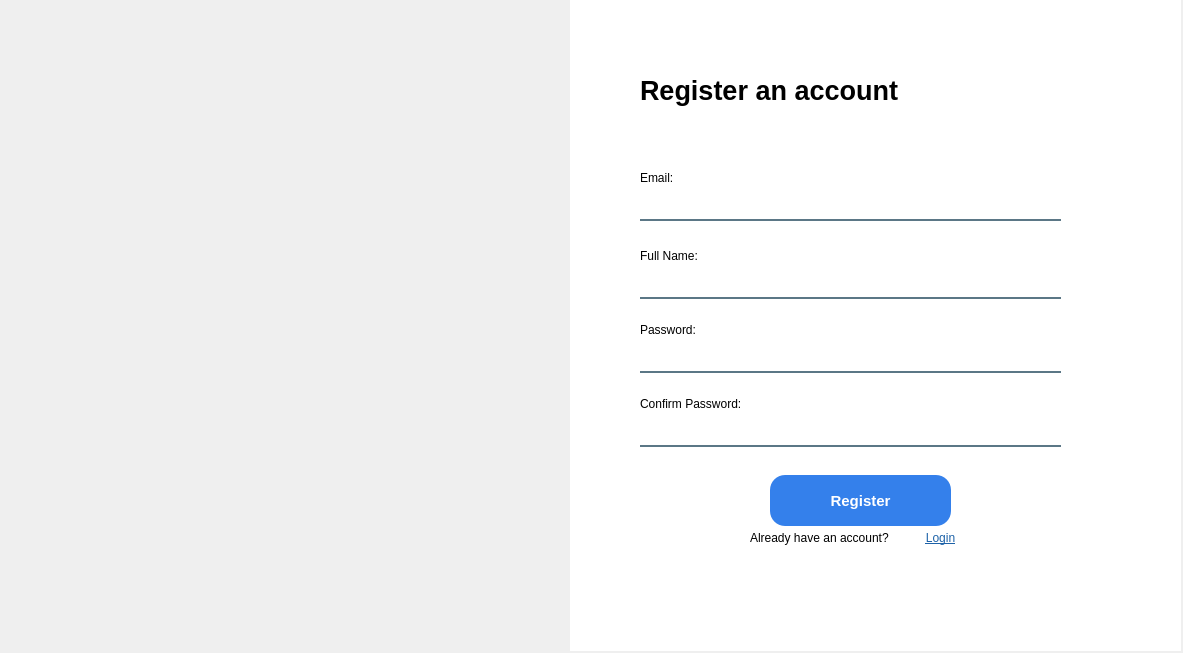
<?xml version="1.0" encoding="UTF-8"?>
<ui version="4.0">
 <class>MainWindow</class>
 <widget class="QMainWindow" name="MainWindow">
  <property name="geometry">
   <rect>
    <x>0</x>
    <y>0</y>
    <width>1183</width>
    <height>653</height>
   </rect>
  </property>
  <property name="windowTitle">
   <string>MainWindow</string>
  </property>
  <widget class="QWidget" name="centralwidget">
   <widget class="QLabel" name="label_2">
    <property name="geometry">
     <rect>
      <x>640</x>
      <y>60</y>
      <width>431</width>
      <height>61</height>
     </rect>
    </property>
    <property name="font">
     <font>
      <pointsize>20</pointsize>
      <weight>75</weight>
      <bold>true</bold>
     </font>
    </property>
    <property name="text">
     <string>Register an account</string>
    </property>
   </widget>
   <widget class="QLabel" name="label">
    <property name="geometry">
     <rect>
      <x>570</x>
      <y>0</y>
      <width>611</width>
      <height>651</height>
     </rect>
    </property>
    <property name="font">
     <font>
      <pointsize>5</pointsize>
     </font>
    </property>
    <property name="styleSheet">
     <string notr="true">background-color:rgb(255,255,255)</string>
    </property>
    <property name="text">
     <string/>
    </property>
   </widget>
   <widget class="QLineEdit" name="email_edit">
    <property name="geometry">
     <rect>
      <x>640</x>
      <y>190</y>
      <width>421</width>
      <height>31</height>
     </rect>
    </property>
    <property name="font">
     <font>
      <pointsize>9</pointsize>
     </font>
    </property>
    <property name="styleSheet">
     <string notr="true">border:none;
border-bottom:2px solid rgba(46, 82, 101, 200);</string>
    </property>
    <property name="text">
     <string/>
    </property>
    <property name="placeholderText">
     <string/>
    </property>
   </widget>
   <widget class="QLabel" name="label_3">
    <property name="geometry">
     <rect>
      <x>640</x>
      <y>170</y>
      <width>55</width>
      <height>16</height>
     </rect>
    </property>
    <property name="font">
     <font>
      <pointsize>9</pointsize>
     </font>
    </property>
    <property name="text">
     <string>Email:</string>
    </property>
   </widget>
   <widget class="QPushButton" name="register_button">
    <property name="geometry">
     <rect>
      <x>770</x>
      <y>475</y>
      <width>181</width>
      <height>51</height>
     </rect>
    </property>
    <property name="font">
     <font>
      <pointsize>11</pointsize>
      <weight>75</weight>
      <bold>true</bold>
     </font>
    </property>
    <property name="styleSheet">
     <string notr="true">QPushButton#register_button{
	background-color:rgb(52, 128, 235);
	border:none;
	color:rgb(255,255,255);
	border-radius: 15px
}
QPushButton#register_button:pressed{
	padding-left:5px;
	padding-top:5px;
	background-color:rgb(19, 38, 99)
}</string>
    </property>
    <property name="text">
     <string>Register</string>
    </property>
    <property name="autoDefault">
     <bool>false</bool>
    </property>
   </widget>
   <widget class="QLabel" name="label_6">
    <property name="geometry">
     <rect>
      <x>750</x>
      <y>527</y>
      <width>171</width>
      <height>21</height>
     </rect>
    </property>
    <property name="font">
     <font>
      <pointsize>9</pointsize>
     </font>
    </property>
    <property name="text">
     <string>Already have an account?</string>
    </property>
   </widget>
   <widget class="QLabel" name="label_4">
    <property name="geometry">
     <rect>
      <x>640</x>
      <y>248</y>
      <width>131</width>
      <height>16</height>
     </rect>
    </property>
    <property name="font">
     <font>
      <pointsize>9</pointsize>
     </font>
    </property>
    <property name="text">
     <string>Full Name:</string>
    </property>
   </widget>
   <widget class="QLineEdit" name="full_name_edit">
    <property name="geometry">
     <rect>
      <x>640</x>
      <y>268</y>
      <width>421</width>
      <height>31</height>
     </rect>
    </property>
    <property name="font">
     <font>
      <pointsize>9</pointsize>
     </font>
    </property>
    <property name="styleSheet">
     <string notr="true">border:none;
border-bottom:2px solid rgba(46, 82, 101, 200);</string>
    </property>
    <property name="text">
     <string/>
    </property>
    <property name="placeholderText">
     <string/>
    </property>
   </widget>
   <widget class="QLabel" name="label_5">
    <property name="geometry">
     <rect>
      <x>640</x>
      <y>322</y>
      <width>131</width>
      <height>16</height>
     </rect>
    </property>
    <property name="font">
     <font>
      <pointsize>9</pointsize>
     </font>
    </property>
    <property name="text">
     <string>Password:</string>
    </property>
   </widget>
   <widget class="QLineEdit" name="password_edit">
    <property name="geometry">
     <rect>
      <x>640</x>
      <y>342</y>
      <width>421</width>
      <height>31</height>
     </rect>
    </property>
    <property name="font">
     <font>
      <pointsize>9</pointsize>
     </font>
    </property>
    <property name="styleSheet">
     <string notr="true">border:none;
border-bottom:2px solid rgba(46, 82, 101, 200);</string>
    </property>
    <property name="text">
     <string/>
    </property>
    <property name="echoMode">
     <enum>QLineEdit::Password</enum>
    </property>
    <property name="placeholderText">
     <string/>
    </property>
   </widget>
   <widget class="QLabel" name="label_7">
    <property name="geometry">
     <rect>
      <x>640</x>
      <y>396</y>
      <width>131</width>
      <height>16</height>
     </rect>
    </property>
    <property name="font">
     <font>
      <pointsize>9</pointsize>
     </font>
    </property>
    <property name="text">
     <string>Confirm Password:</string>
    </property>
   </widget>
   <widget class="QLineEdit" name="confirm_password_edit">
    <property name="geometry">
     <rect>
      <x>640</x>
      <y>416</y>
      <width>421</width>
      <height>31</height>
     </rect>
    </property>
    <property name="font">
     <font>
      <pointsize>9</pointsize>
     </font>
    </property>
    <property name="styleSheet">
     <string notr="true">border:none;
border-bottom:2px solid rgba(46, 82, 101, 200);</string>
    </property>
    <property name="text">
     <string/>
    </property>
    <property name="echoMode">
     <enum>QLineEdit::Password</enum>
    </property>
    <property name="placeholderText">
     <string/>
    </property>
   </widget>
   <widget class="QPushButton" name="login_button">
    <property name="geometry">
     <rect>
      <x>920</x>
      <y>527</y>
      <width>41</width>
      <height>21</height>
     </rect>
    </property>
    <property name="font">
     <font>
      <pointsize>9</pointsize>
      <underline>true</underline>
     </font>
    </property>
    <property name="styleSheet">
     <string notr="true">QPushButton#login_button{
	border:none;
	color: rgb(29, 98, 168)
}
QPushButton#login_button:pressed{
	color:rgb(19, 38, 99)
}</string>
    </property>
    <property name="text">
     <string>Login</string>
    </property>
   </widget>
   <widget class="QLabel" name="error_email">
    <property name="geometry">
     <rect>
      <x>640</x>
      <y>222</y>
      <width>421</width>
      <height>16</height>
     </rect>
    </property>
    <property name="styleSheet">
     <string notr="true">color:rgb(255,0,0)</string>
    </property>
    <property name="text">
     <string/>
    </property>
   </widget>
   <widget class="QLabel" name="error_name">
    <property name="geometry">
     <rect>
      <x>640</x>
      <y>298</y>
      <width>421</width>
      <height>16</height>
     </rect>
    </property>
    <property name="styleSheet">
     <string notr="true">color:rgb(255,0,0)</string>
    </property>
    <property name="text">
     <string/>
    </property>
   </widget>
   <widget class="QLabel" name="error_pass">
    <property name="geometry">
     <rect>
      <x>640</x>
      <y>373</y>
      <width>421</width>
      <height>16</height>
     </rect>
    </property>
    <property name="styleSheet">
     <string notr="true">color:rgb(255,0,0)</string>
    </property>
    <property name="text">
     <string/>
    </property>
   </widget>
   <widget class="QLabel" name="error_con_pass">
    <property name="geometry">
     <rect>
      <x>640</x>
      <y>450</y>
      <width>421</width>
      <height>16</height>
     </rect>
    </property>
    <property name="styleSheet">
     <string notr="true">color:rgb(255,0,0)</string>
    </property>
    <property name="text">
     <string/>
    </property>
   </widget>
   <widget class="QLabel" name="label_8">
    <property name="geometry">
     <rect>
      <x>0</x>
      <y>0</y>
      <width>571</width>
      <height>661</height>
     </rect>
    </property>
    <property name="styleSheet">
     <string notr="true"/>
    </property>
    <property name="text">
     <string/>
    </property>
    <property name="pixmap">
     <pixmap>../Icon/background 2.png</pixmap>
    </property>
    <property name="scaledContents">
     <bool>true</bool>
    </property>
   </widget>
   <widget class="QLabel" name="label_9">
    <property name="geometry">
     <rect>
      <x>40</x>
      <y>250</y>
      <width>291</width>
      <height>111</height>
     </rect>
    </property>
    <property name="text">
     <string/>
    </property>
    <property name="pixmap">
     <pixmap>../Icon/Logo.png</pixmap>
    </property>
    <property name="scaledContents">
     <bool>true</bool>
    </property>
   </widget>
   <zorder>label</zorder>
   <zorder>label_2</zorder>
   <zorder>email_edit</zorder>
   <zorder>label_3</zorder>
   <zorder>register_button</zorder>
   <zorder>label_6</zorder>
   <zorder>label_4</zorder>
   <zorder>full_name_edit</zorder>
   <zorder>label_5</zorder>
   <zorder>password_edit</zorder>
   <zorder>label_7</zorder>
   <zorder>confirm_password_edit</zorder>
   <zorder>login_button</zorder>
   <zorder>error_email</zorder>
   <zorder>error_name</zorder>
   <zorder>error_pass</zorder>
   <zorder>error_con_pass</zorder>
   <zorder>label_8</zorder>
   <zorder>label_9</zorder>
  </widget>
 </widget>
 <resources/>
 <connections/>
</ui>
